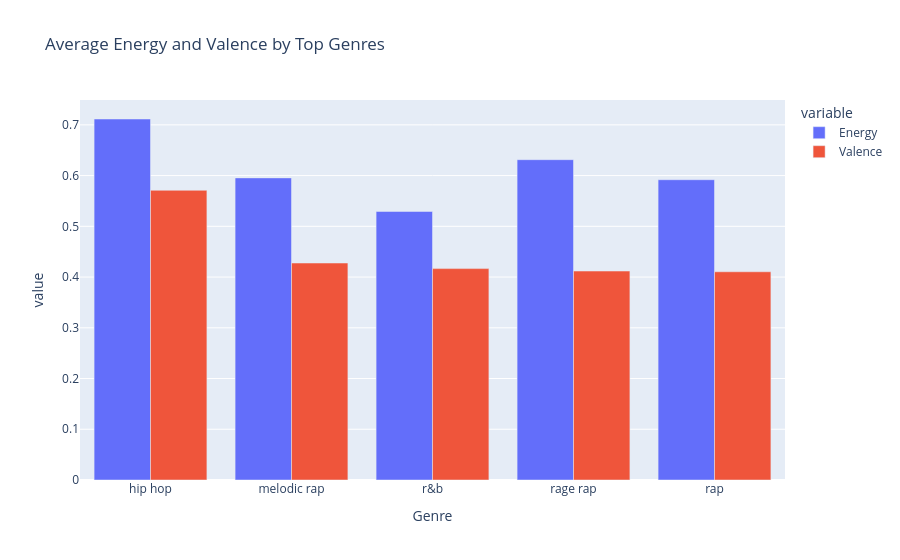

Notebook code for this chart:
### Code cell
fig = px.bar(
    genre_summary,
    x="Genre",
    y=["Energy", "Valence"],
    barmode="group",
    title="Average Energy and Valence by Top Genres"
)

fig.show()

### Figure 1 — Plotly figure (JSON) as saved in the notebook; plotly's stock layout.template omitted (floating-point values rounded to 4 significant figures)
{"data": [{"alignmentgroup": "True", "hovertemplate": "variable=Energy<br>Genre=%{x}<br>value=%{y}<extra></extra>", "legendgroup": "Energy", "marker": {"color": "#636efa", "pattern": {"shape": ""}}, "name": "Energy", "offsetgroup": "Energy", "orientation": "v", "showlegend": true, "textposition": "auto", "type": "bar", "x": ["hip hop", "melodic rap", "r&b", "rage rap", "rap"], "xaxis": "x", "y": [0.7115, 0.5955, 0.5293, 0.6313, 0.5919], "yaxis": "y"}, {"alignmentgroup": "True", "hovertemplate": "variable=Valence<br>Genre=%{x}<br>value=%{y}<extra></extra>", "legendgroup": "Valence", "marker": {"color": "#EF553B", "pattern": {"shape": ""}}, "name": "Valence", "offsetgroup": "Valence", "orientation": "v", "showlegend": true, "textposition": "auto", "type": "bar", "x": ["hip hop", "melodic rap", "r&b", "rage rap", "rap"], "xaxis": "x", "y": [0.571, 0.4277, 0.4166, 0.4118, 0.4104], "yaxis": "y"}], "layout": {"barmode": "group", "legend": {"title": {"text": "variable"}, "tracegroupgap": 0}, "title": {"text": "Average Energy and Valence by Top Genres"}, "xaxis": {"anchor": "y", "domain": [0, 1], "title": {"text": "Genre"}}, "yaxis": {"anchor": "x", "domain": [0, 1], "title": {"text": "value"}}}}
